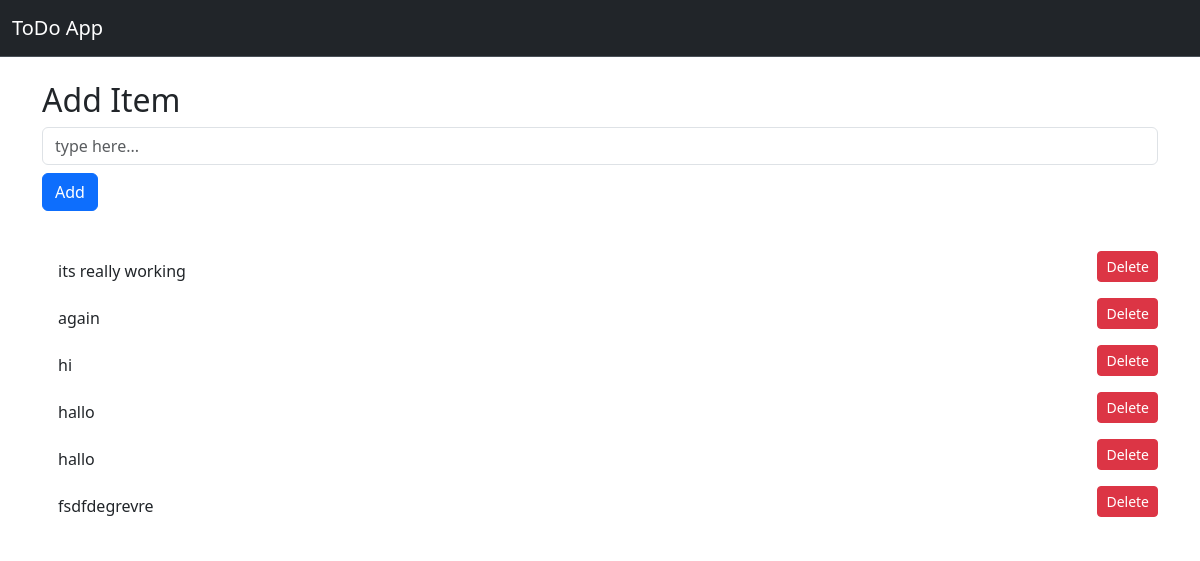
Before: / with the older database file.
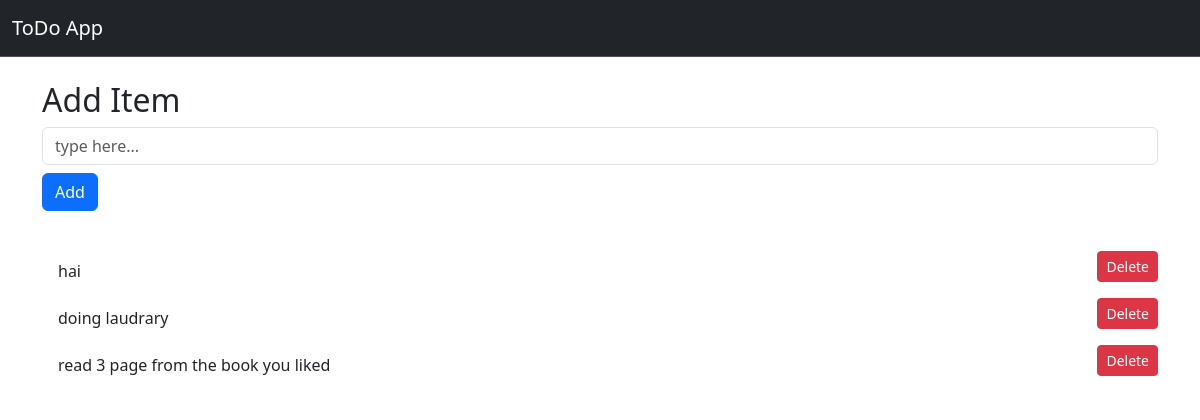
After: the same page with the newer database file.
### base/models.py (models this page shows)
class Todo(models.Model):
    addedtime = models.DateTimeField()
    text = models.CharField(max_length=200)

### base/views.py (the view)
# urls.py: 2. Add a URL to urlpatterns:  path('', views.home, name='home')
def home(request):
    todo_list = Todo.objects.all().order_by('-addedtime')
    return render(request,'base/index.html',{
        'todo_list' : todo_list
    })

### base/templates/base/index.html (shortened to what this page needs)
{% extends "base/base.html" %} {% block content %}
<h2 style="margin-top: 1.5rem">Add Item</h2>
<form action="add_todo/" method="POST">
  <div class="input-group flex-nowrap">
    <input
      type="text"
      class="form-control"
      placeholder="type here..."
      name="content"
    />
  </div>
  <div class="col-auto">
    <button
      style="margin-top: 0.5rem"
      type="submit"
      class="btn btn-primary mb-3"
    >
      Add
    </button>
  </div>
</form>
<div class="row mt-4">
  <div class="col">
    <ul class="list-group ">
      {% for list in todo_list %}
      <div class="d-flex justify-content-between">
      <li class="list-group-item border border-0">
        {{list.text}}
      </li>
      <form method="POST" action="delete_todo/{{list.id}}">
        <button type="submit" class="btn btn-sm btn-danger">Delete</button>
      </form>
    </div>
      {% endfor %}
    </ul>
  </div>
</div>
{% endblock content %}

### base/templates/base/base.html (shortened to what this page needs)
<html lang="en">
<head>
    <link href="https://cdn.jsdelivr.net/npm/bootstrap@5.3.0/dist/css/bootstrap.min.css" rel="stylesheet">
</head>
<body>
    <nav class="navbar bg-dark border-bottom border-bottom-dark" data-bs-theme="dark">
        <div class="container-fluid">
            <a class="navbar-brand" href="#">ToDo App</a>
          </div>
      </nav>
      <div class="container">
      {% block content %}{% endblock content %}
    </div>
</body>
</html>

Changed rows visible on the page:
removed Todo: text "its really working"
removed Todo: text "again"
removed Todo: text "hi"
removed Todo: text "hallo"
removed Todo: text "hallo"
removed Todo: text "fsdfdegrevre"
added Todo: text "hai"
added Todo: text "doing laudrary"
added Todo: text "read 3 page from the book you liked"
